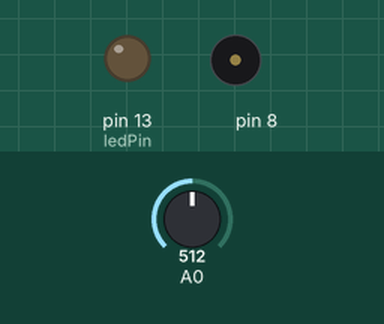
A sketch run on a simulated Arduino Uno, built with avr-gcc and run on an emulated ATmega328P. Shown: output pins drawn as LEDs (lit = HIGH), buzzer (waves = sounding). The test bench sets the inputs (shaded band); at power-on: A0 = 512.

Above: at 0.6 s.
At 2.1 s:
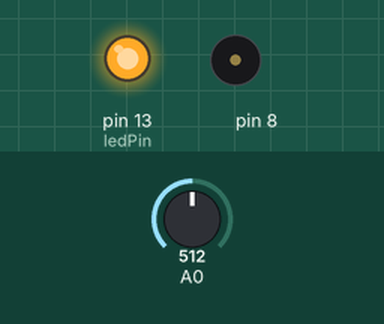
At 5.1 s:
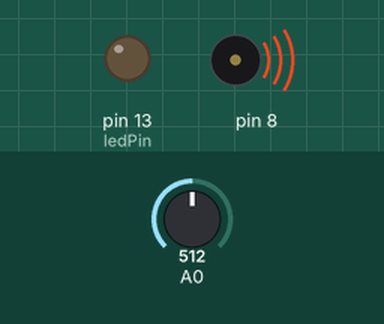
Timing chart, 0 to 6.6 s (numbered marks = the images above):
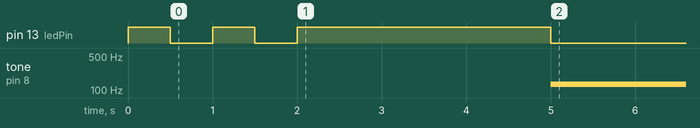

The sketch:

lightThereminScaled1.ino
```cpp
/*
 Scaled Light Theremin 1
 based on combining:
   gwarbeh, "Arduino Optical Theremin", http://www.instructables.com/id/Arduino-Optical-Theremin/?ALLSTEPS#intro
   Scott Fitzgerald, "p06_LightTeremin", 2012 http://www.arduino.cc/starterKit

 by evanwill 2016, https://github.com/evanwill/arduinoTeaching
 [see lightTereminBasic for full annotation]

 Parts required:
 UNO,
 photoresistor (connected to pin A0) and 10 kilohm resistor,
 piezo (connected to pin 8)
*/

// create variable to hold sensor value
int sensorValue;
// create variable for sensor calibration
int sensorLow = 1023;
int sensorHigh = 0;
// set the LED pin, 13 is the built in LED
const int ledPin = 13;

// create variables to calibrate tones to a musical scale
float normf = 0;    // normalized frequency
int klogf = 0;      // logarithm of normalized frequency
int ilogf = 0;        // rounded logarithm
int i = 0;            // loop dummy variable
float factor = 0;    // scaling factor for calibration
float shift = 0;     // shift for calibration
long maxfreq = 1048;  // maximum desired frequency after calibration
long minfreq = 131;   // minimum desired frequency after calibration
double gap = 1.148698355; //ratio of consecutive notes (pentatonic) the 5th root of 2

void setup() {
  // blinking LED to signal calibration start
  pinMode(ledPin, OUTPUT);
  digitalWrite(ledPin, HIGH);
  delay(500);
  digitalWrite(ledPin, LOW);
  delay(500);
  digitalWrite(ledPin, HIGH);
  delay(500);
  digitalWrite(ledPin, LOW);
  delay(500);
  digitalWrite(ledPin, HIGH);

  // calibration loop
  while (millis() < 5000) {
    // get a reading from the photoresistor
    sensorValue = analogRead(A0);
    // set sensor max value
    if (sensorValue > sensorHigh) {
      sensorHigh = sensorValue;
    }
    // set sensor min value
    if (sensorValue < sensorLow) {
      sensorLow = sensorValue;
    }
  }

  // calculate scale based on calibration
  factor = (float)(maxfreq - minfreq)/(float)(sensorHigh - sensorLow);
  shift = factor * sensorLow - minfreq;

  // turn the LED off, calibration is done!
  digitalWrite(ledPin, LOW);
}

void loop() {
  // read the input from A0 and store it in a variable
  sensorValue = analogRead(A0);
  // use some math to figure out the scaled tone
  int pitch = factor*sensorValue - shift;
  normf = pitch / (float) minfreq;  // Dividing an exponential function by the min value
  klogf = log(normf) / log(gap); // allows us to take the log (base gap) and the result
  ilogf = round(klogf);           // is the number of notes above the lowest, once we round it.
  pitch = minfreq * pow(gap,ilogf);  // we better "unlog" it.

  // send the tone to piezo (play around with the last value)
  tone(8, pitch, 10);

  // add a delay to make the current tone sustained for a few ms if desired
  // delay(5);
}
```

Measured:
- by itself, tone on pin 8: silent → 131 Hz at 5.0 s
